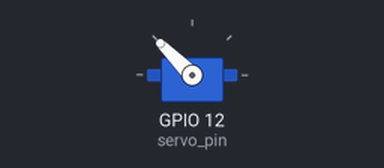
A program run on a simulated Raspberry Pi (BCM pin numbers). Shown: servo. Servo angles are drawn from the pulse width (0.5 ms = 0°, 2.5 ms = 180°); what the program prints to the terminal is not drawn.

Above: at 0.05 s.
At 3.0 s:
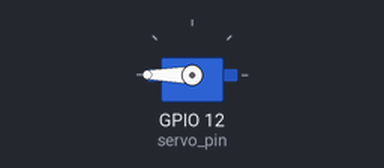
Timing chart, 0 to 6.9 s (numbered marks = the images above):
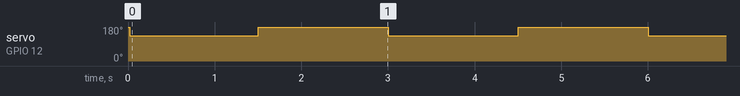

Measured:
- by itself, servo on GPIO 12 (servo_pin): alternates 180° for 1.5 s and 135° for 1.5 s

The program:

servo_test.py
```python
import time
import RPi.GPIO as gpio

# 1번 라인
servo_pin = 12
# 2번 라인
# servo_pin = 25
gpio.setmode(gpio.BCM)
gpio.setup(servo_pin, gpio.OUT)
pwm = gpio.PWM(servo_pin, 50)


def getDutyCycle(degree):
    return 2.5 + degree * (1 / 18)


try:
    # 1번 스타트
    pwm.start(getDutyCycle(180))
    # 2번 스타트
    # pwm.start(getDutyCycle(0))
    gpio.setup(servo_pin, gpio.IN)
    while True:
        # 1번 라인
        gpio.setup(servo_pin, gpio.OUT)
        pwm.ChangeDutyCycle(getDutyCycle(135))
        print("서보 135 동작")
        time.sleep(0.3)
        gpio.setup(servo_pin, gpio.IN)
        time.sleep(1.2)

        gpio.setup(servo_pin, gpio.OUT)
        pwm.ChangeDutyCycle(getDutyCycle(180))
        print("서보 180 동작")
        time.sleep(0.3)
        gpio.setup(servo_pin, gpio.IN)
        time.sleep(1.2)

        # 2번 라인
        # gpio.setup(servo_pin, gpio.OUT)
        # pwm.ChangeDutyCycle(getDutyCycle(55))
        # print("서보 55 동작")
        # time.sleep(0.3)
        # gpio.setup(servo_pin, gpio.IN)
        # time.sleep(1.2)

        # gpio.setup(servo_pin, gpio.OUT)
        # pwm.ChangeDutyCycle(getDutyCycle(0))
        # print("서보 0 동작")
        # time.sleep(0.3)
        # gpio.setup(servo_pin, gpio.IN)
        # time.sleep(1.2)


except:
    gpio.cleanup()
```
